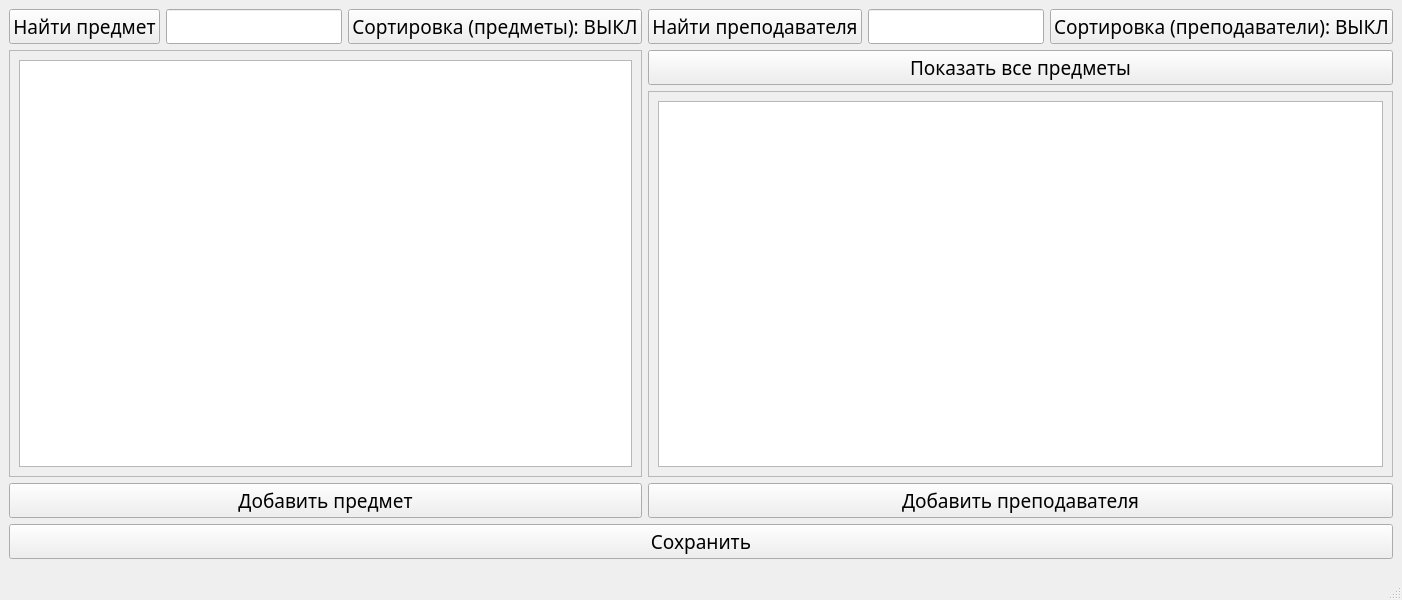
<?xml version="1.0" encoding="UTF-8"?>
<ui version="4.0">
 <class>MainWindow</class>
 <widget class="QMainWindow" name="MainWindow">
  <property name="geometry">
   <rect>
    <x>0</x>
    <y>0</y>
    <width>1241</width>
    <height>600</height>
   </rect>
  </property>
  <property name="font">
   <font>
    <family>GOST type A</family>
    <pointsize>14</pointsize>
   </font>
  </property>
  <property name="windowTitle">
   <string>MainWindow</string>
  </property>
  <widget class="QWidget" name="centralwidget">
   <property name="sizePolicy">
    <sizepolicy hsizetype="Minimum" vsizetype="Preferred">
     <horstretch>0</horstretch>
     <verstretch>0</verstretch>
    </sizepolicy>
   </property>
   <property name="layoutDirection">
    <enum>Qt::LayoutDirection::LeftToRight</enum>
   </property>
   <layout class="QVBoxLayout" name="verticalLayout_3">
    <item>
     <layout class="QHBoxLayout" name="horizontalLayout">
      <item>
       <layout class="QHBoxLayout" name="horizontalLayout_2" stretch="0,0">
        <item>
         <layout class="QVBoxLayout" name="verticalLayout_2">
          <item>
           <layout class="QHBoxLayout" name="horizontalLayout_6">
            <item>
             <widget class="QPushButton" name="searchSubjectDataButton">
              <property name="text">
               <string>Найти предмет</string>
              </property>
             </widget>
            </item>
            <item>
             <widget class="QLineEdit" name="searchInput"/>
            </item>
            <item>
             <widget class="QPushButton" name="sortSubjectDataButton">
              <property name="text">
               <string>Сортировка (предметы): ВЫКЛ</string>
              </property>
             </widget>
            </item>
           </layout>
          </item>
          <item>
           <widget class="QScrollArea" name="scrollArea">
            <property name="widgetResizable">
             <bool>true</bool>
            </property>
            <widget class="QWidget" name="scrollAreaWidgetContents_2">
             <property name="geometry">
              <rect>
               <x>0</x>
               <y>0</y>
               <width>552</width>
               <height>388</height>
              </rect>
             </property>
             <layout class="QVBoxLayout" name="verticalLayout_5">
              <item>
               <widget class="QTableWidget" name="subjectsData">
                <property name="columnCount">
                 <number>0</number>
                </property>
               </widget>
              </item>
             </layout>
            </widget>
           </widget>
          </item>
          <item>
           <layout class="QHBoxLayout" name="horizontalLayout_7">
            <item>
             <widget class="QPushButton" name="addSubjectButton">
              <property name="text">
               <string>Добавить предмет</string>
              </property>
             </widget>
            </item>
           </layout>
          </item>
         </layout>
        </item>
        <item>
         <layout class="QVBoxLayout" name="verticalLayout">
          <item>
           <layout class="QHBoxLayout" name="horizontalLayout_5">
            <item>
             <widget class="QPushButton" name="searchTeacherButton">
              <property name="text">
               <string>Найти преподавателя</string>
              </property>
             </widget>
            </item>
            <item>
             <widget class="QLineEdit" name="searchTeacherLine"/>
            </item>
            <item>
             <widget class="QPushButton" name="sortTeacherButton">
              <property name="text">
               <string>Сортировка (преподаватели): ВЫКЛ</string>
              </property>
             </widget>
            </item>
           </layout>
          </item>
          <item>
           <widget class="QPushButton" name="returnAllSubjects">
            <property name="text">
             <string>Показать все предметы</string>
            </property>
           </widget>
          </item>
          <item>
           <widget class="QScrollArea" name="scrollArea_2">
            <property name="widgetResizable">
             <bool>true</bool>
            </property>
            <widget class="QWidget" name="scrollAreaWidgetContents_3">
             <property name="geometry">
              <rect>
               <x>0</x>
               <y>0</y>
               <width>648</width>
               <height>348</height>
              </rect>
             </property>
             <layout class="QVBoxLayout" name="verticalLayout_6">
              <item>
               <widget class="QTableWidget" name="teachersData"/>
              </item>
             </layout>
            </widget>
           </widget>
          </item>
          <item>
           <layout class="QHBoxLayout" name="horizontalLayout_4">
            <item>
             <widget class="QPushButton" name="addTeacherButton">
              <property name="text">
               <string>Добавить преподавателя</string>
              </property>
             </widget>
            </item>
           </layout>
          </item>
         </layout>
        </item>
       </layout>
      </item>
     </layout>
    </item>
    <item>
     <widget class="QPushButton" name="saveData">
      <property name="text">
       <string>Сохранить</string>
      </property>
     </widget>
    </item>
   </layout>
  </widget>
  <widget class="QMenuBar" name="menubar">
   <property name="geometry">
    <rect>
     <x>0</x>
     <y>0</y>
     <width>1241</width>
     <height>29</height>
    </rect>
   </property>
  </widget>
  <widget class="QStatusBar" name="statusbar"/>
 </widget>
 <resources/>
 <connections/>
</ui>
